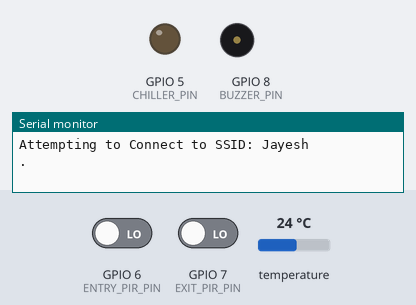
The sketch below on a simulated ESP32-S3. Parts: output pins drawn as LEDs (lit = HIGH), buzzer (waves = sounding, pin HIGH), the last lines printed to the serial monitor. The inputs (shaded band) are chosen by the test bench; at power-on: temperature 24 °C, GPIO 6 (ENTRY_PIR_PIN) LOW, GPIO 7 (EXIT_PIR_PIN) LOW. WiFi joins after 1.5 s; servers stay silent unless stated.

Above: at 1.2 s.
1.3 s: temperature set to 25.4 °C
At 5.6 s:
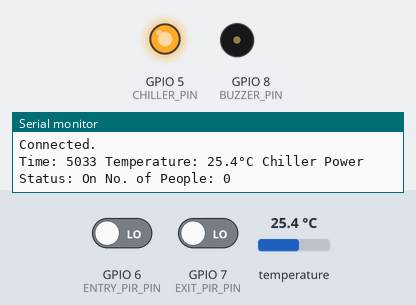
Timing chart, 0 to 7.1 s (numbered marks = the images above; inputs shaded):
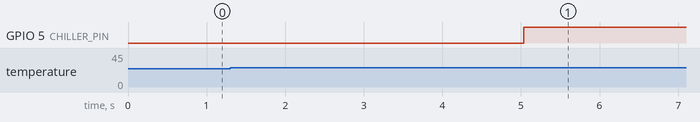

Measured:
- the behaviour switches between 25 and 25.1 °C on temperature (found by bisection; images 0 and 1)
- after the input at 1.3 s, GPIO 5 (CHILLER_PIN): LOW → HIGH after 3.7 s

The sketch:

Zenatix.ino
```cpp
#include "ThingSpeak.h"
#include "WiFi.h"
#include <Wire.h>  // Include Library for HTU21D
#include "SparkFunHTU21D.h"

// -------Enter your WiFi Details------
char ssid[] = "Jayesh";      // SSID
char pass[] = "12344567";  // Password
// ------------------------------------

#define HTU21DPIN 4             // Pin where the HTU21D is connected
#define CHILLER_PIN 5     // Pin connected to the chiller switch
#define ENTRY_PIR_PIN 6  // Pin connected to the entry PIR sensor
#define EXIT_PIR_PIN 7   // Pin connected to the exit PIR sensor
#define BUZZER_PIN 8      // Pin connected to the buzzer

float temp;
int noOfPeople = 0;
bool chillerPowerStatus = false;

WiFiClient client;

// ThingSpeak Details
unsigned long myChannelField = 2539365;  // Channel ID
const int ChannelField1 = 1;              // for Temperature
const int ChannelField2 = 2;              // for Chiller power status
const int ChannelField3 = 3;              // for Number of people
const char *myWriteAPIKey = "VLJDKRN3R4FCZ0QH"; // Your Write API Key

// Create an instance of the object
HTU21D myHumidity;

void setup() {
  Serial.begin(115200);
  delay(10);
  myHumidity.begin();
  pinMode(CHILLER_PIN, OUTPUT);
  pinMode(BUZZER_PIN, OUTPUT);
  WiFi.mode(WIFI_STA);
  pinMode(ENTRY_PIR_PIN, INPUT_PULLUP);
  pinMode(EXIT_PIR_PIN, INPUT_PULLUP);
  ThingSpeak.begin(client);
}

void loop()
 {
  // WiFi Setup
  if (WiFi.status() != WL_CONNECTED)
   {
    Serial.print("Attempting to Connect to SSID: ");
    Serial.println(ssid);
  }
  while (WiFi.status() != WL_CONNECTED)
  {
    WiFi.begin(ssid, pass);
    Serial.print(".");
    delay(5000);
  }
  Serial.println("\nConnected.");

  // Read temperature
  temp = myHumidity.readTemperature();

  // Update chiller status based on temperature
  if (temp > 25)

   {
    digitalWrite(CHILLER_PIN, HIGH);  // Turn on chiller
    chillerPowerStatus = true;
  } else if (temp < 24)
  {
    digitalWrite(CHILLER_PIN, LOW);   // Turn off chiller
    chillerPowerStatus = false;
  }


  if (digitalRead(ENTRY_PIR_PIN) == HIGH)

  {

    delay(1000);
    if (digitalRead(ENTRY_PIR_PIN) == HIGH && noOfPeople < 100)
     {
      noOfPeople++;
      if (noOfPeople == 100)

      {

        Serial.println("Hall is full! Entry gate closed.");
        digitalWrite(BUZZER_PIN, HIGH);

      }
      delay(1000);
    }
  }


  if (digitalRead(EXIT_PIR_PIN) == HIGH && noOfPeople > 0)

   {

    delay(1000);
    if (digitalRead(EXIT_PIR_PIN) == HIGH)

     {
      noOfPeople--;
      if (noOfPeople == 90)

       {

        Serial.println("Entry gate can be reopened.");
        digitalWrite(BUZZER_PIN, HIGH);

      }
      delay(1000);         // Wait to avoid multiple detections

    }

  }


  Serial.print("Time: ");
  Serial.print(millis());
  Serial.print(" Temperature: ");
  Serial.print(temp, 1);
  Serial.print("°C Chiller Power Status: ");
  Serial.print(chillerPowerStatus ? "On" : "Off");
  Serial.print(" No. of People: ");
  Serial.println(noOfPeople);


  ThingSpeak.writeField(myChannelField, ChannelField1, temp, myWriteAPIKey);
  ThingSpeak.writeField(myChannelField, ChannelField2, chillerPowerStatus ? 1 : 0, myWriteAPIKey);
  ThingSpeak.writeField(myChannelField, ChannelField3, noOfPeople, myWriteAPIKey);


  if (noOfPeople > 90 && noOfPeople < 100) {
    digitalWrite(BUZZER_PIN, LOW);
  }

  // Wait for 1 minute before sending the next data
  delay(60000); // 60,000 milliseconds = 1 minute
}


// #include "ThingSpeak.h"
// #include "WiFi.h"
// #include <Wire.h>  // Include Library for HTU21D
// #include "SparkFunHTU21D.h"

// // -------Enter your WiFi Details------
// char ssid[] = "Jayesh";      // SSID
// char pass[] = "12344567";  // Password
// // ------------------------------------

// // #define HTU21DPIN 4       // Pin where the HTU21D is connected
// // #define CHILLER_PIN 5     // Pin connected to the chiller switch
// // #define ENTRY_PIR_PIN 6  // Pin connected to the entry PIR sensor
// // #define EXIT_PIR_PIN 7   // Pin connected to the exit PIR sensor
// // #define BUZZER_PIN 8      // Pin connected to the buzzer

// float temp;
// int noOfPeople = 0;
// bool chillerPowerStatus = false;

// WiFiClient client;

// // ThingSpeak Details
// unsigned long myChannelField = 2539365;  // Channel ID
// const int ChannelField1 = 1;              // for Temperature
// const int ChannelField2 = 2;              // for Chiller power status
// const int ChannelField3 = 3;              // for Number of people
// const char *myWriteAPIKey = "G8EAS3BY0CHEOJHD"; // Your Write API Key

// // Create an instance of the object
// HTU21D myHumidity;

// void setup() {
//   Serial.begin(115200);
//   delay(10);
//   // myHumidity.begin();
//   // pinMode(CHILLER_PIN, OUTPUT);
//   // pinMode(BUZZER_PIN, OUTPUT);
//   WiFi.mode(WIFI_STA);
//   // pinMode(ENTRY_PIR_PIN, INPUT_PULLUP);
//   // pinMode(EXIT_PIR_PIN, INPUT_PULLUP);
//   ThingSpeak.begin(client);
// }

// void loop() {
//   // WiFi Setup
//   if (WiFi.status() != WL_CONNECTED) {
//     Serial.print("Attempting to Connect to SSID: ");
//     Serial.println(ssid);
//   }
//   while (WiFi.status() != WL_CONNECTED) {
//     WiFi.begin(ssid, pass);
//     Serial.print(".");
//     delay(5000);
//   }
//   Serial.println("\nConnected.");

//   // Read temperature
//   // temp = myHumidity.readTemperature();

//   // // Update chiller status based on temperature
//   // if (temp > 25) {
//   //   digitalWrite(CHILLER_PIN, HIGH);  // Turn on chiller
//   //   chillerPowerStatus = true;
//   // } else if (temp < 24) {
//   //   digitalWrite(CHILLER_PIN, LOW);   // Turn off chiller
//   //   chillerPowerStatus = false;
//   // }

//   // Hardcode values for Temperature_of_hall, Chiller_power_status, and No_of_people_in_hall
//   float Temperature_of_hall = 25.5;
//   bool Chiller_power_status = true;
//   int No_of_people_in_hall =  3;

//   // Printing data to Serial Terminal
//   Serial.print("Time: ");
//   Serial.print(millis());
//   Serial.print(" Temperature: ");
//   Serial.print(Temperature_of_hall, 1);
//   Serial.print("°C Chiller Power Status: ");
//   Serial.print(Chiller_power_status ? "On" : "Off");
//   Serial.print(" No. of People: ");
//   Serial.println(No_of_people_in_hall);

//   // Sending data to ThingSpeak Cloud
//   ThingSpeak.writeField(myChannelField, ChannelField1, Temperature_of_hall, myWriteAPIKey);
//   ThingSpeak.writeField(myChannelField, ChannelField2, Chiller_power_status ? 1 : 0, myWriteAPIKey);
//   ThingSpeak.writeField(myChannelField, ChannelField3, No_of_people_in_hall, myWriteAPIKey);

//   // Wait for 1 minute before sending the next data
//   delay(600); // 60,000 milliseconds = 1 minute
// }
```
